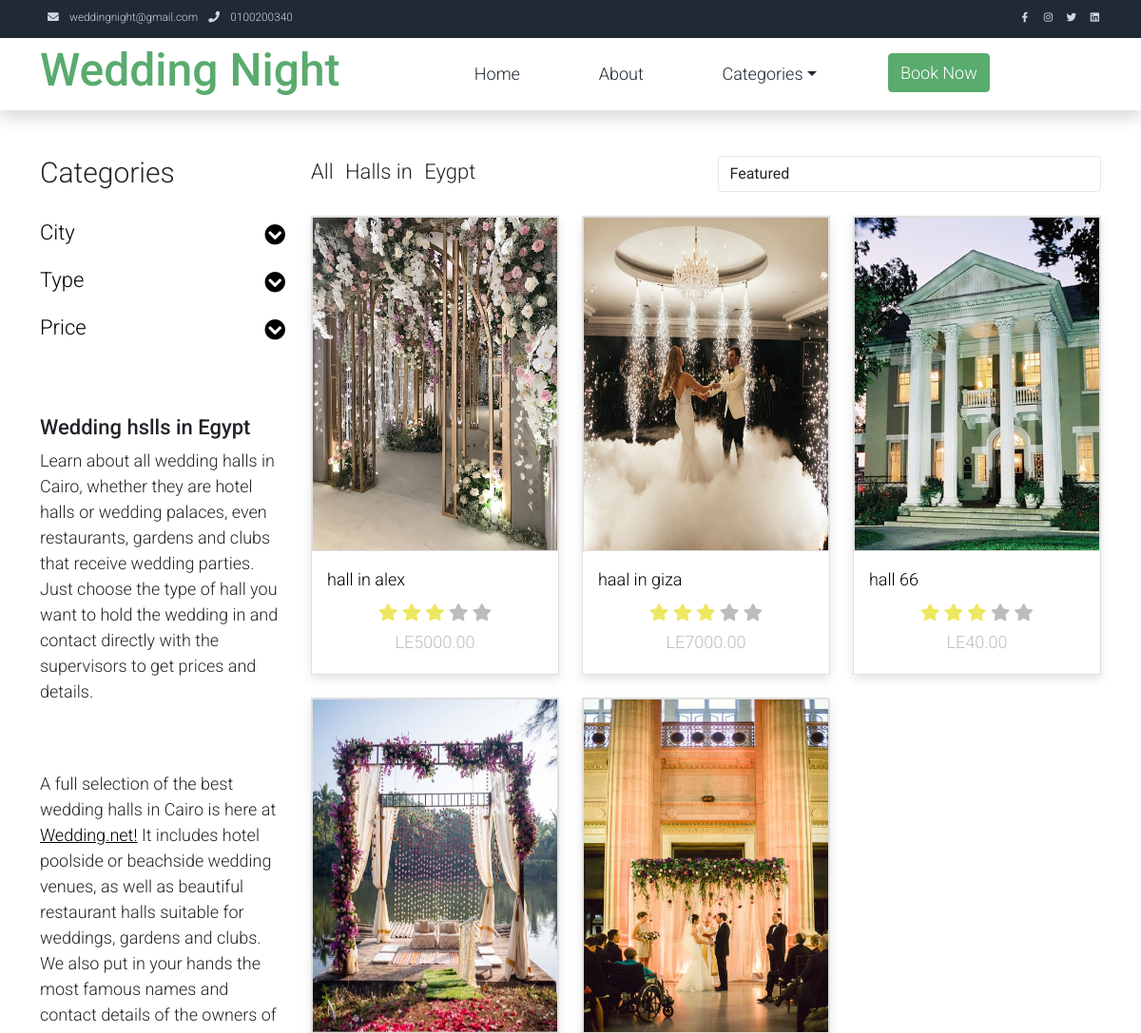
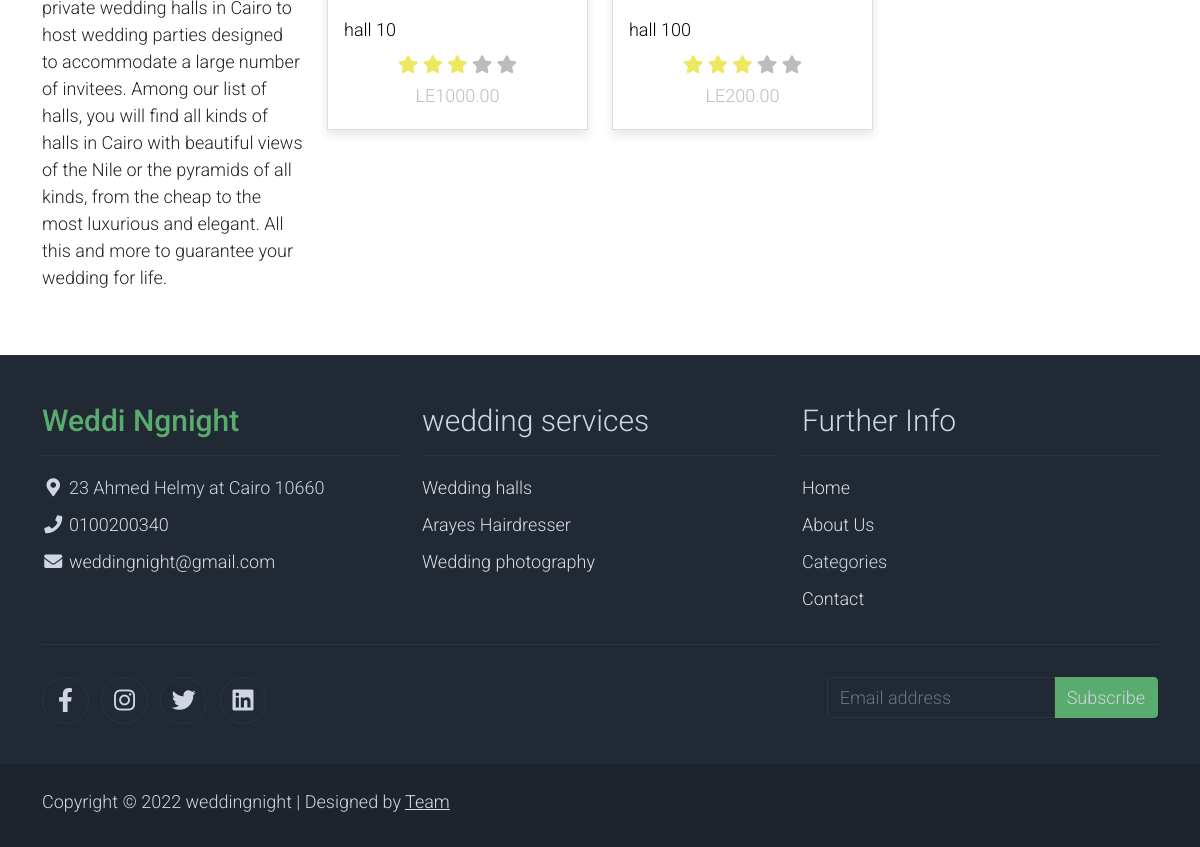
/halls/, run on the app's committed database (2 pictures, top to bottom).
### pages_app/models.py (models this page shows, shortened)
class HallCard(models.Model):
    Hospitality_Services = [
        ('Yes','Yes'),
        ('No',' No')
    ]
    sound_status = [
        ('Yes','Yes'),
        ('No',' No')
    ]
    photo_hall = models.ImageField(upload_to ='photos',null=True,blank=True)
    name = models.CharField(max_length=250)
    price = models.DecimalField(max_digits=7,decimal_places=2,null=True,blank=True)
    phone = models.CharField(max_length=12,null=True,blank=True)
    HospitalityServices = models.CharField(choices=Hospitality_Services,max_length=50,null=True,blank=True)
    provider = models.CharField(max_length=50,null=True,blank=True)
    hallto = models.CharField(max_length=100,blank=True,null=True,default='To Women and Man ')
    Total_capacity = models.IntegerField(null=True,blank=True)
    Sound_system = models.CharField(choices=sound_status,max_length=50,null=True,blank=True)
    info = models.TextField(null=True,blank=True)
    address = models.CharField(max_length=50,null=True,blank=True)
    book_url = models.URLField(blank=True,null=True,default='http://127.0.0.1:8000/contact/')

### pages_app/views.py (the view)
# urls.py: path('halls/',halls_page,name='halls'),
def halls_page(request):
    halls = HallCard.objects.all
    return render(request,'pages/halls.html',{
        'halls':halls,
    })

### templates/pages/halls.html (shortened to what this page needs)
{% extends 'base.html' %}
{% load static %}
{% block content %}
    <div class="container py-5">
        <div class="row">
            <div class="col-lg-3">
                <h1 class="h2 pb-4">Categories</h1>
                <ul class="list-unstyled templatemo-accordion">
                    <li class="pb-3">
                        <a class="collapsed d-flex justify-content-between h3 text-decoration-none" href="#">
                            City
                            <i class="fa fa-fw fa-chevron-circle-down mt-1"></i>
                        </a>
                    </li>
                    <li class="pb-3">
                        <a class="collapsed d-flex justify-content-between h3 text-decoration-none" href="#">
                            Type
                            <i class="pull-right fa fa-fw fa-chevron-circle-down mt-1"></i>
                        </a>
                    </li>
                    <li class="pb-3">
                        <a class="collapsed d-flex justify-content-between h3 text-decoration-none" href="#">
                            Price
                            <i class="pull-right fa fa-fw fa-chevron-circle-down mt-1"></i>
                        </a>
                    </li>
                    <li>
                        <br><br>
                        <div class="list-inline-item">
                            <a class="h3 text-dark text-decoration-none mr-3" href="#">
                                <h3 class="h3">Wedding hslls in Egypt</h3>
                            </a>
                        </div>
                        <br>
                        <div>
                            <p>Learn about all wedding halls in Cairo, whether they are hotel halls or wedding palaces, even restaurants, gardens and clubs that receive wedding parties. Just choose the type of hall you want to hold the wedding in and contact directly with the supervisors to get prices and details.</p>
                        </div>
                    </li>
                    <li>
                        <br><br>
                        <p>A full selection of the best wedding halls in Cairo is here at <a href="index.html">Wedding.net!</a> It includes hotel poolside or beachside wedding venues, as well as beautiful restaurant halls suitable for weddings, gardens and clubs. We also put in your hands the most famous names and contact details of the owners of private wedding halls in Cairo to host wedding parties designed to accommodate a large number of invitees. Among our list of halls, you will find all kinds of halls in Cairo with beautiful views of the Nile or the pyramids of all kinds, from the cheap to the most luxurious and elegant. All this and more to guarantee your wedding for life.</p>
                    </li>
                </ul>
            </div>
            <div class="col-lg-9">
                <div class="row">
                    <div class="col-md-6">
                        <ul class="list-inline shop-top-menu pb-3 pt-1">
                            <li class="list-inline-item">
                                <a class="h3 text-dark text-decoration-none mr-3" href="#">All</a>
                            </li>
                            <li class="list-inline-item">
                                <a class="h3 text-dark text-decoration-none mr-3" href="#">Halls in</a>
                            </li>
                            <li class="list-inline-item">
                                <a class="h3 text-dark text-decoration-none" href="#">Eygpt</a>
                            </li>
                        </ul>
                    </div>
                    <div class="col-md-6 pb-4">
                        <div class="d-flex">
                            <select class="form-control">
                                <option>Featured</option>
                            </select>
                        </div>
                    </div>
                </div>
                <div class="row">
                    {% for hall in halls %}
                    <div class="col-md-4">
                        <div class="card mb-4 product-wap rounded-0">
                            <div class="card rounded-0">
                                <img class="card-img rounded-0 img-fluid img" src="{{hall.photo_hall.url}}">
                            </div>
                            <div class="card-body">
                                <a href="{% url 'links:single-hall' hall.id %}" class="h3 text-decoration-none">{{hall.name}}</a>
                                <ul class="w-100 list-unstyled d-flex justify-content-between mb-0">
                                </ul>
                                <ul class="list-unstyled d-flex justify-content-center mb-1">
                                    <li>
                                        <i class="text-warning fa fa-star"></i>
                                        <i class="text-warning fa fa-star"></i>
                                        <i class="text-warning fa fa-star"></i>
                                        <i class="text-muted fa fa-star"></i>
                                        <i class="text-muted fa fa-star"></i>
                                    </li>
                                </ul>
                                <ul class="list-unstyled d-flex justify-content-center mb-1">
                                    <li class="text-muted text-right">LE{{hall.price}}</li>
                                </ul>
                            </div>
                        </div>
                    </div>
                    {% endfor %}
                </div>
            </div>
        </div>
    </div>
{% endblock %}

### static/assets/css/templatemo.css (style rules this page uses)
body, ul, li, p, a, label, input, div { font-family: 'Roboto', sans-serif; font-size: 18px !important; font-weight: 300 !important; }
.h2 { font-family: 'Roboto', sans-serif; font-size: 30px !important; font-weight: 300; }
.h3 { font-family: 'Roboto', sans-serif; font-size: 22px !important; }
.text-warning { color: #ede861 !important; }
.text-muted { color: #bcbcbc !important; }
.templatemo-accordion a { color: #000; }
.product-wap { box-shadow: 0px 5px 10px 0px rgba(0, 0, 0, 0.10); }
.card.product-wap a { color: #000; }
.form-control { border: 1px solid #e8e8e8; }
.product-wap .h3, .product-wap li, .product-wap i, .product-wap p { font-size: 12px !important; }
@media (min-width: 992px) { .product-wap .h3, .product-wap li, .product-wap i, .product-wap p { font-size: 18px !important; } }

### static/assets/css/style.css (style rules this page uses)
.img { height: 350px; }

### data on the page
HallCard: photo_hall (picture), name "hall in alex", price "5000.00"
HallCard: photo_hall (picture), name "haal in giza", price "7000.00"
HallCard: photo_hall (picture), name "hall 66", price "40.00"
HallCard: photo_hall (picture), name "hall 10", price "1000.00"
HallCard: photo_hall (picture), name "hall 100", price "200.00"
